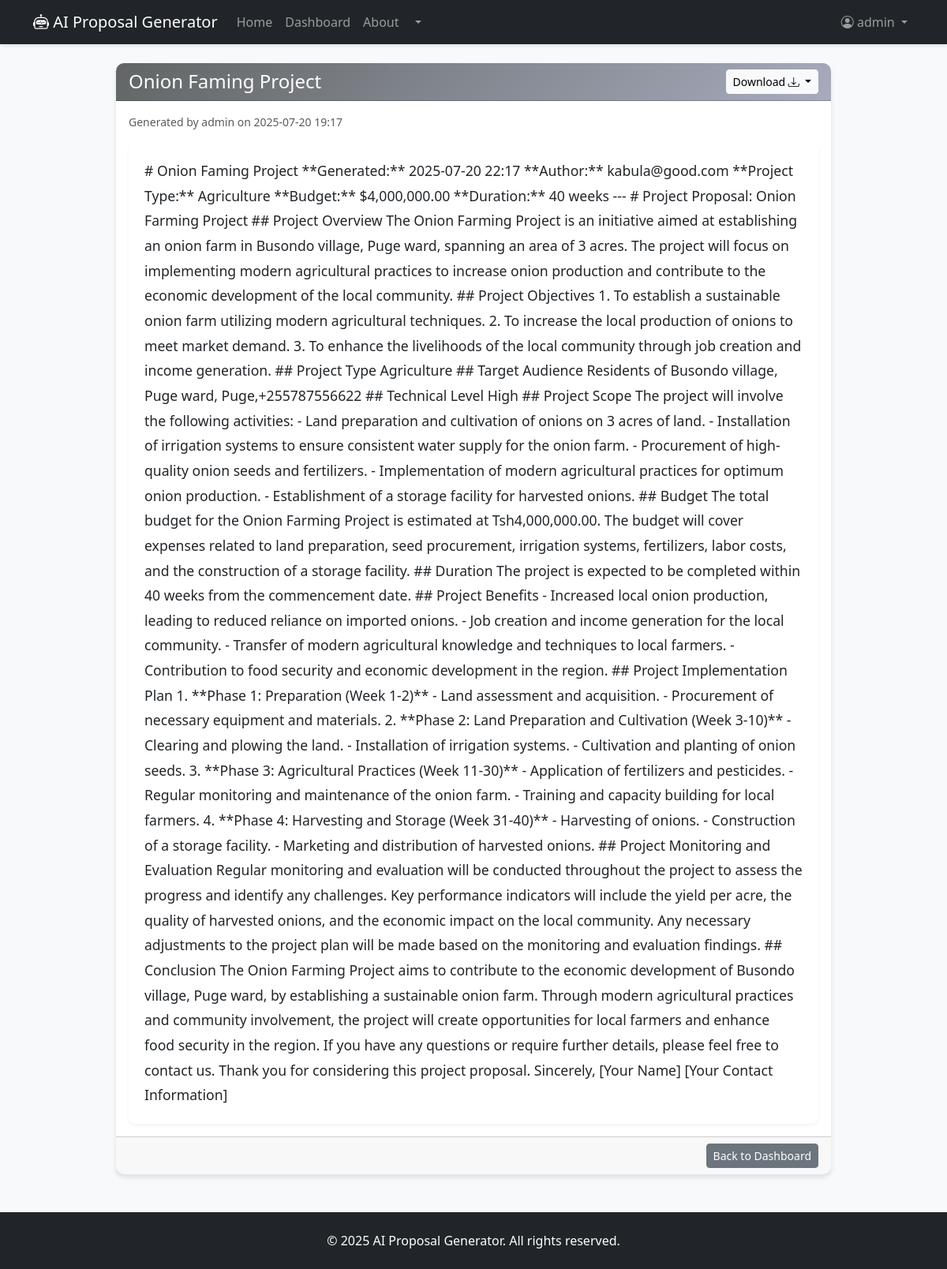
Screenshot of /proposal/11 (signed in) with the database file from the repository.
### app/models.py (models this page shows, shortened)
class User(db.Model, UserMixin):
    id = db.Column(db.Integer, primary_key=True)
    username = db.Column(db.String(20), unique=True, nullable=False)
    email = db.Column(db.String(120), unique=True, nullable=False)
    password_hash = db.Column(db.String(128))
    proposals = db.relationship('Proposal', backref='author', lazy=True)

class Proposal(db.Model):
    id = db.Column(db.Integer, primary_key=True)
    title = db.Column(db.String(100), nullable=False)
    content = db.Column(db.Text, nullable=False)
    project_type = db.Column(db.String(50))
    generated_at = db.Column(db.DateTime, nullable=False, default=datetime.utcnow)
    user_id = db.Column(db.Integer, db.ForeignKey('user.id'), nullable=False)

### app/main/routes.py (the view)
@main_bp.route('/proposal/<int:proposal_id>')
@login_required
def view_proposal(proposal_id):
    proposal = Proposal.query.get_or_404(proposal_id)
    if proposal.user_id != current_user.id:
        flash('You are not authorized to view this proposal.', 'danger')
        return redirect(url_for('main.dashboard'))
    return render_template('main/proposal.html', proposal=proposal, datetime=datetime)

### app/models.py (called while the page is built)
@login_manager.user_loader
def load_user(user_id):
    return User.query.get(int(user_id))

### app/templates/main/proposal.html (shortened to what this page needs)
{% extends "main/base.html" %}
{% block content %}
<div class="container mt-4">
    <div class="row justify-content-center">
        <div class="col-lg-10">
            <div class="card">
                <div class="card-header d-flex justify-content-between align-items-center">
                    <h4 class="mb-0 text-white">{{ proposal.title }}</h4>
                    <div class="btn-group" role="group" aria-label="Download options">
                        <button type="button" class="btn btn-light btn-sm dropdown-toggle" data-bs-toggle="dropdown" aria-expanded="false">
                            Download <i class="bi bi-download"></i>
                        </button>
                    </div>
                </div>
                <div class="card-body">
                    <small class="text-muted d-block mb-3">Generated by {{ proposal.author.username }} on {{ moment(proposal.generated_at).format('YYYY-MM-DD HH:mm') }}</small>
                    <div class="proposal-content">
                        {{ proposal.content | safe }}
                    </div>
                </div>
                <div class="card-footer text-end">
                    <a href="{{ url_for('main.dashboard') }}" class="btn btn-secondary btn-sm">Back to Dashboard</a>
                </div>
            </div>
        </div>
    </div>
</div>
{% endblock %}

### app/templates/main/base.html (shortened to what this page needs)
<!DOCTYPE html>
<html lang="en">
<head>
    <link href="https://cdn.jsdelivr.net/npm/bootstrap@5.3.0/dist/css/bootstrap.min.css" rel="stylesheet">
    <link rel="stylesheet" href="https://cdn.jsdelivr.net/npm/bootstrap-icons@1.10.0/font/bootstrap-icons.css">
    <link rel="stylesheet" href="{{ url_for('static', filename='css/style.css') }}">
</head>
<body>
    <nav class="navbar navbar-expand-lg navbar-dark bg-dark mb-4">
        <div class="container">
            <a class="navbar-brand" href="{{ url_for('main.index') }}">
                <i class="bi bi-robot"></i> AI Proposal Generator
            </a>
            <div class="collapse navbar-collapse" id="navbarNav">
                <ul class="navbar-nav me-auto">
                    <li class="nav-item">
                        <a class="nav-link" href="{{ url_for('main.index') }}">Home</a>
                    </li>
                    <li class="nav-item">
                        <a class="nav-link" href="{{ url_for('main.dashboard') }}">Dashboard</a>
                    </li>
                    <li class="nav-item">
                        <a class="nav-link" href="{{ url_for('main.about') }}">About</a>
                    </li>
                    <li class="nav-item dropdown">
                        <a class="nav-link dropdown-toggle" href="#" data-bs-toggle="dropdown">
                        </a>
                    </li>
                </ul>
                <ul class="navbar-nav">
                    {% if current_user.is_authenticated %}
                    <li class="nav-item dropdown">
                        <a class="nav-link dropdown-toggle" href="#" id="navbarDropdown" role="button" data-bs-toggle="dropdown" aria-expanded="false">
                            <i class="bi bi-person-circle"></i> {{ current_user.username }}
                        </a>
                    </li>
                    {% endif %}
                </ul>
            </div>
        </div>
    </nav>
    <main class="container mb-5">
        {% block content %}{% endblock %}
    </main>
    <footer class="bg-dark text-white py-4 mt-5">
        <div class="container text-center">
            <p class="mb-0">&copy; {{ now.year }} AI Proposal Generator. All rights reserved.</p>
        </div>
    </footer>
</body>
</html>

### app/static/CSS/style.css (style rules this page uses)
body { font-family: 'Segoe UI', Tahoma, Geneva, Verdana, sans-serif; background-color: #f8f9fa; color: #212529; }
.navbar { box-shadow: 0 2px 4px rgba(0,0,0,.1); }
.card { border: none; border-radius: 10px; box-shadow: 0 4px 6px rgba(0,0,0,.1); transition: transform 0.3s ease; }
.card-header { border-radius: 10px 10px 0 0 !important; background: linear-gradient(135deg, #616565 0%, #a7abbc 100%); //background: linear-gradient(135deg, #667eea 0%, #764ba2 100%); color: white; }
.proposal-content { line-height: 1.8; font-size: 1.1rem; padding: 20px; background-color: #ffffff; border-radius: 8px; box-shadow: 0 2px 4px rgba(0,0,0,.05); }

### rows the page displays
User: username "admin", author.username "admin"
Proposal: title "Onion Faming Project", generated_at "2025-07-20 19:17", content "# Onion Faming Project **Generated:** 2025-07-20 22:17 **Author:** kabula@good.com **Project Type:** Agriculture **Budget:** $4,000,000.00 **Duration:** 40 weeks --- # Project Proposal: Onion Farming Project ## Project Overview The Onion Farming Project is an initiative aimed at establishing an onion farm in Busondo village, Puge ward, spanning an area of 3 acres. The project will focus on implementing modern agricultural practices to increase onion production and contribute to the economic development of the local community. ## Project Objectives 1. To establish a sustainable onion farm utilizing modern agricultural techniques. 2. To increase the local production of onions to meet market…"
